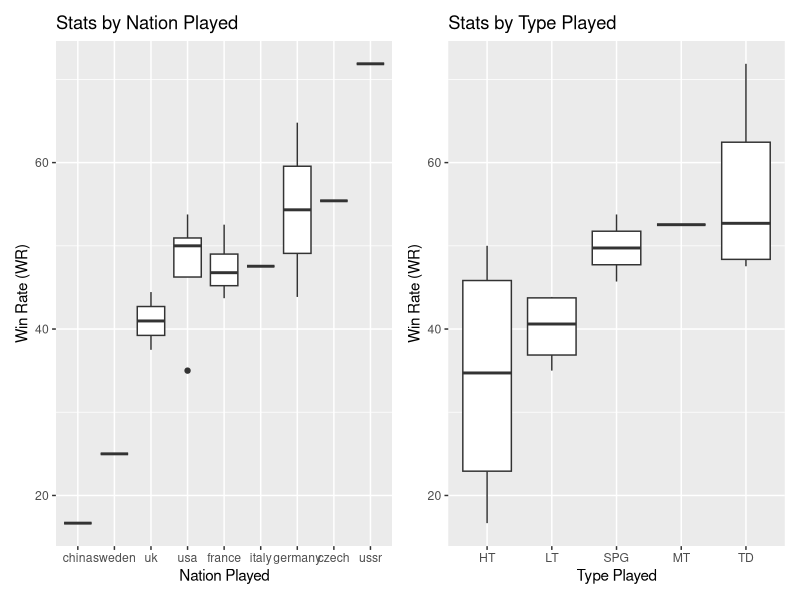
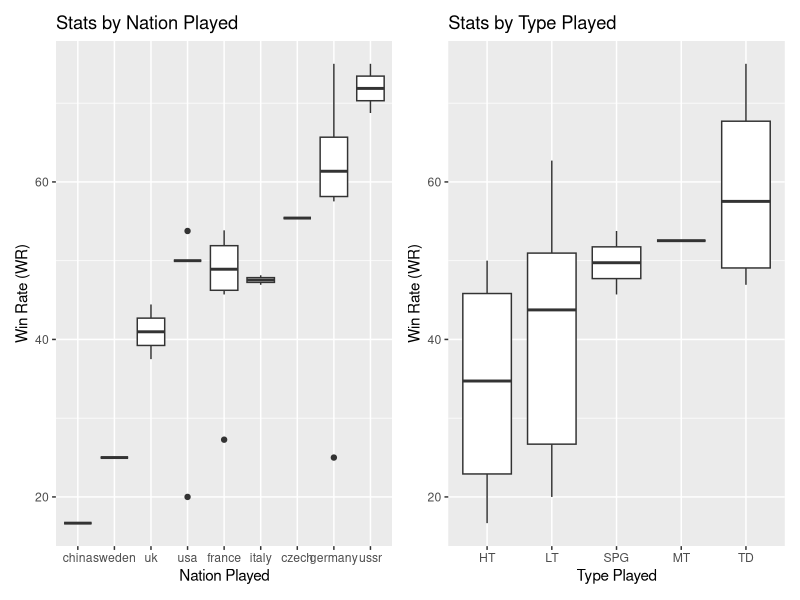
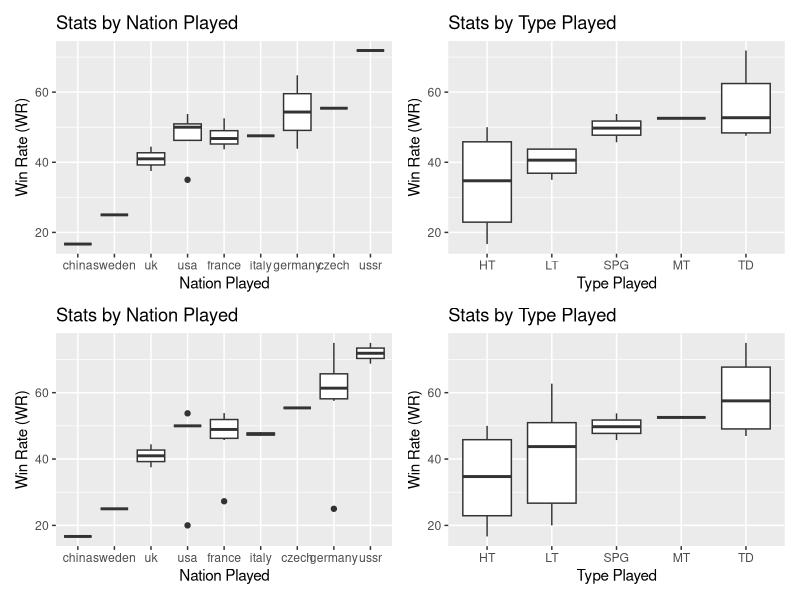

The R script that drew these images, in order:
# Solution file for BIS 244 Assignment 04 Spring 2022
# Grading Rubric:
# In general, if they get separate box plots for each nation and type, give them credit. However, if:
#     They have a single flat line for all their boxplots, subtract 20 points: they failed to convert to numeric as we went over in class.
# If they failed to order each graph from lowest to highest averages (as shown in the assignment, there will be some where the box plot averages are out of order because the ordering uses ALL the data of each nation/type, but the boxplots leave out outliers), subtract 10 points
# Other than that, use your judgement on subtracting points. Total points are 100 for the assignment.

# First, clear memory and the Console 

rm(list=ls(all=TRUE))
cat("\014")

library(here)
library(tidyverse)
library(patchwork)

# Import data into dataframe
WOT <- read_csv("WOT.csv")

WOT$WR <- as.numeric(sub("%", "",WOT$WR,fixed=TRUE))
# Filter down to PA and Lehigh only
WOT <- WOT %>% filter(Battles>=4)

# Original way I arranged data, grouping by 2 levels

WOT_by_Nation <- WOT %>% group_by(Nation, Class) %>%
  summarize(AVG = mean(WR)) 


p <- ggplot(WOT_by_Nation, aes(x = reorder(Nation, AVG, na.rm=TRUE), y = AVG))
a1 <- p + geom_boxplot()  +
  labs(x = "Nation Played",y = "Win Rate (WR)",
       title = "Stats by Nation Played")

WOT_by_Class <- WOT %>% group_by(Class, Nation) %>%
  summarize(AVG = mean(WR)) 


p <- ggplot(WOT_by_Class, aes(x = reorder(Class, AVG, na.rm=TRUE), y = AVG))
b1 <- p + geom_boxplot()  +
  labs(x = "Type Played",y = "Win Rate (WR)",
       title = "Stats by Type Played")

a1+b1

# Equally acceptable way, grouping only by single levels

p <- ggplot(WOT, aes(x = reorder(Nation, WR, na.rm=TRUE), y = WR))
a2 <- p + geom_boxplot()  +
  labs(x = "Nation Played",y = "Win Rate (WR)",
       title = "Stats by Nation Played")

p <- ggplot(WOT, aes(x = reorder(Class, WR, na.rm=TRUE), y = WR))
b2 <- p + geom_boxplot()  +
  labs(x = "Type Played",y = "Win Rate (WR)",
       title = "Stats by Type Played")

a2+b2

# Comparison of two sets of graphs
(a1+b1)/(a2+b2)


